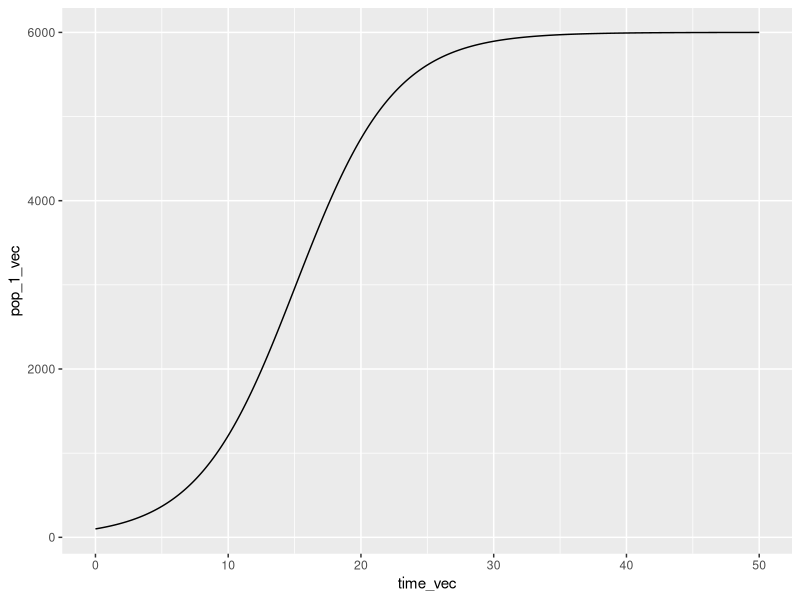
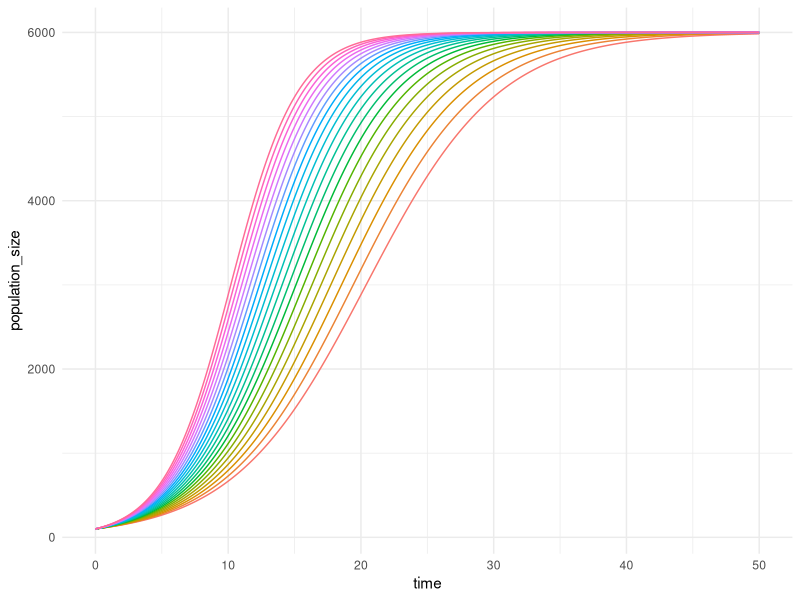

R code for these plots, in order:
library(tidyverse)
rm(list = ls())
gw_rate <- function(site) {
  if(!site %in% c("mountain", "prairie", "desert", "beach")) {
    warning("site not included")
  }
  gw_depths <- data.frame(sitename = c("mountain", 
                                       "prairie",
                                       "desert",
                                       "beach"),
                          depth = c(32, 41, 63, 2),
                          slope = c(11.2, 0.4, 0.8, 2.6))
  site_select <- filter(gw_depths, sitename == site)
  
  transport_rate <- 1.4 * site_select$slope + 3.6 * site_select$depth
  return(transport_rate)
}

gw_rate(site = "mountain")

rm(list = ls())


# Build & check the minimum function
logistic_growth <- function(N0, K, r, time) {
  Nt <- K / (1 + ((K - N0) / N0) * exp(-r * time))
  print(Nt)
}

# Do the values check out when you test this? 
logistic_growth(N0 = 100, K = 6000, r = 0.27, time = 40)

# Create a vector of times:
time_vec <- seq(from = 0, to = 50, by = 0.1)

# Apply the logistic growth function to that vector of times (& store):
pop_35 <- logistic_growth(N0 = 100, K = 6000, r = 0.27, time = time_vec)

# Bind together the time_vec and population:
pop_time_35 <- data.frame(time_vec, pop_35)

# Always take a look at it
# View(pop_time_35)

# Alternatively with an inner for loop: 

# Create a vector of times:
time_vec <- seq(from = 0, to = 50, by = 0.1)

# Apply the logistic growth function to that vector of times (& store):
pop_35 <- logistic_growth(N0 = 100, K = 6000, r = 0.27, time = time_vec)

# Bind together the time_vec and population:
pop_time_35 <- data.frame(time_vec, pop_35)

# Always take a look at it
# View(pop_time_35)

# Alternatively with an inner for loop: 
pop_1_vec <- vector(mode = "numeric", length = length(time_vec))

pop_time_1 <- for(i in seq_along(time_vec)) {
  population <- logistic_growth(N0 = 100, K = 6000, r = 0.27, time = time_vec[i])
  pop_1_vec[i] <- population
}


ggplot(data = pop_time_1, aes(x = time_vec, y = pop_1_vec)) + geom_line()

r_seq <- seq(from = 0.2, to = 0.4, by = 0.01)

out_matrix <- matrix(nrow = length(time_vec), ncol = length(r_seq))

for (i in seq_along(r_seq)) { #outer loop of growth rates
  for(j in seq_along(time_vec)) { # inner loops of time steps
  population <- logistic_growth(N0 = 100, K = 6000, r = r_seq[i], time = time_vec[j])
  out_matrix[j,i]<- population 
  }
}

### j first because j is row (j = time) and i is the columns (growth rate)

out_df <- data.frame(out_matrix, time = time_vec)
colnames(out_df) <- c(paste0("growth_rate_", r_seq), "time")


out_df_long <- out_df |>
  pivot_longer(cols = -time, names_to = "growth_rate", values_to = "population_size")


ggplot(data = out_df_long, aes(x = time, y = population_size)) + 
  geom_line(aes(color = growth_rate), show.legend = FALSE) +
  theme_minimal() 

